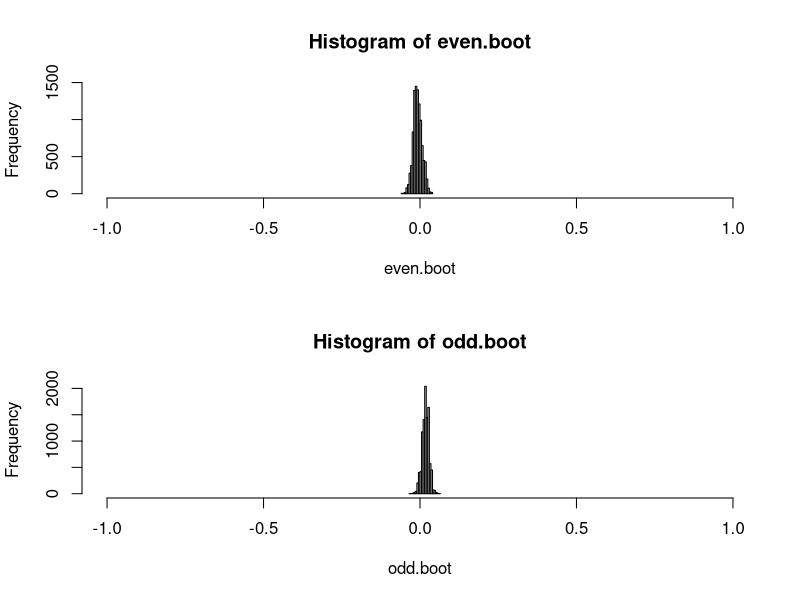

Generate this figure with R:
##Chapter 5 The Boostrap

#Exercise

#9 (medians)
##
ne <- 10000 # n even
no <- 10001 # n odd

wwe <- rnorm(ne) # draw random sample of size ne
wwo <- rnorm(no) # draw random sample of size no

B<-10^4
even.boot <-numeric(B) #save space
odd.boot <-numeric(B)
set.seed(10)
for (i in 1:B)
 {
  x.even<-sample(wwe, ne, replace=TRUE)
  x.odd<-sample(wwo, no, replace=TRUE)
  even.boot[i] <-median(x.even)
  odd.boot[i]  <-median(x.odd)
 }

par(mfrow=c(2,1))
hist(even.boot, xlim = c(-1,1))  #set x range to be
hist(odd.boot, xlim = c(-1,1))  #same in both plots
par(mfrow=c(1,1))               #reset to original
